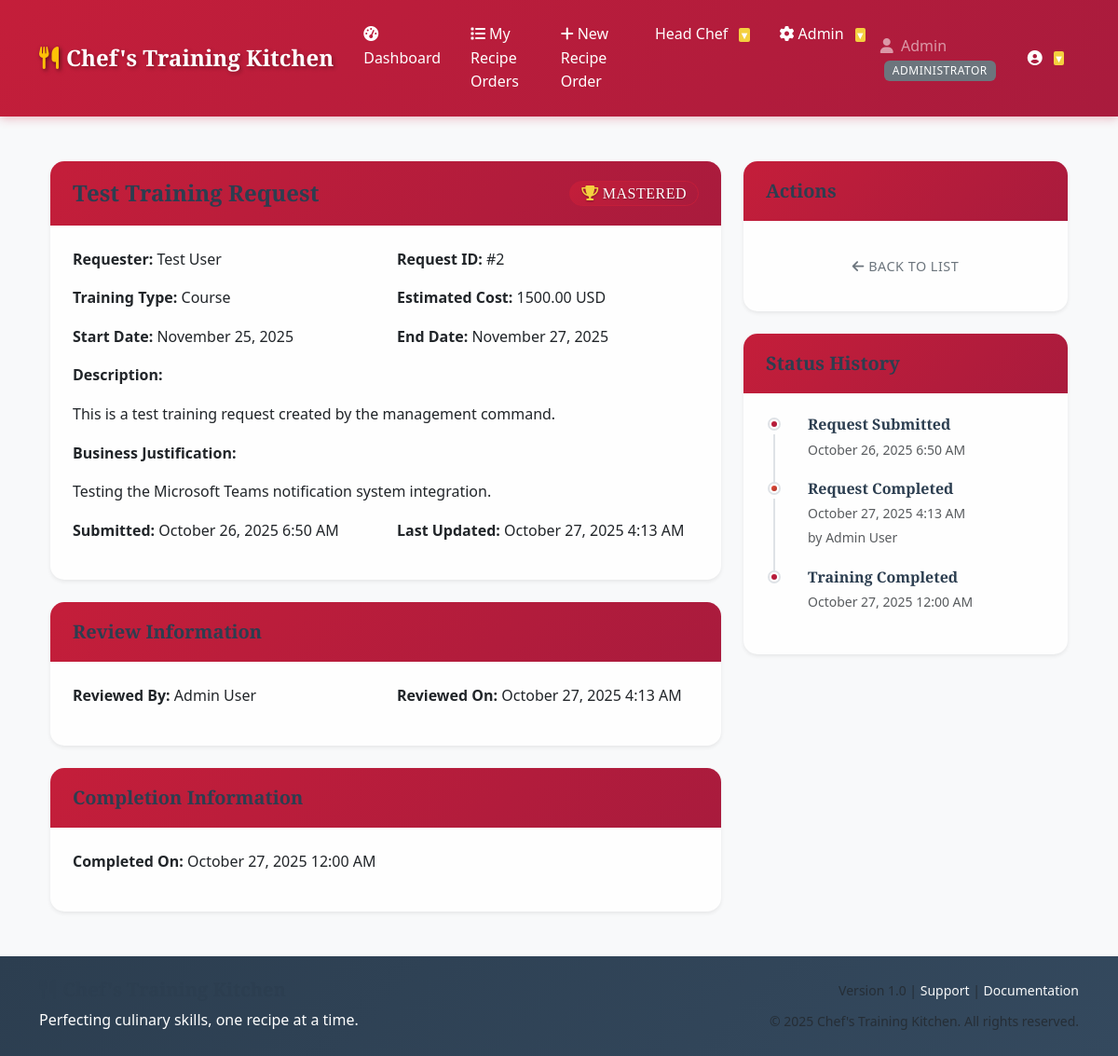
The page /requests/2/ (signed in) on the database its author committed.
### accounts/models.py (models this page shows, shortened)
class UserProfile(models.Model):
    ROLE_CHOICES = [
        ('TEAM_MEMBER', 'Team Member'),
        ('LEADERSHIP', 'Leadership'),
        ('ADMIN', 'Administrator'),
    ]
    user = models.OneToOneField(User, on_delete=models.CASCADE)
    role = models.CharField(max_length=20, choices=ROLE_CHOICES, default='TEAM_MEMBER')
    is_active = models.BooleanField(default=True)
    created_at = models.DateTimeField(auto_now_add=True)
    updated_at = models.DateTimeField(auto_now=True)
    class Meta:
        verbose_name = "User Profile"
        verbose_name_plural = "User Profiles"

### training_requests/models.py (models this page shows, shortened)
class TrainingRequest(models.Model):
    TRAINING_TYPE_CHOICES = [
        ('CONFERENCE', 'Conference'),
        ('COURSE', 'Course'),
        ('CERTIFICATION', 'Certification'),
        ('WORKSHOP', 'Workshop'),
    ]
    STATUS_CHOICES = [
        ('PENDING', 'Pending'),
        ('APPROVED', 'Approved'),
        ('DENIED', 'Denied'),
        ('COMPLETED', 'Completed'),
    ]
    requester = models.ForeignKey(
        User,
        on_delete=models.CASCADE,
        related_name='training_requests',
        help_text="User who submitted the training request"
    )
    title = models.CharField(max_length=200, help_text="Training title or name")
    description = models.TextField(help_text="Detailed description of the training")
    training_type = models.CharField(
        max_length=20,
        choices=TRAINING_TYPE_CHOICES,
        help_text="Type of training being requested"
    )
    estimated_cost = models.DecimalField(
        max_digits=10,
        decimal_places=2,
        validators=[MinValueValidator(Decimal('0.00'))],
        help_text="Estimated cost in the specified currency"
    )
    currency = models.CharField(max_length=3, default='USD', help_text="Currency code (e.g., USD, EUR)")
    start_date = models.DateField(help_text="Training start date")
    end_date = models.DateField(help_text="Training end date")
    justification = models.TextField(help_text="Business justification for the training")
    status = models.CharField(
        max_length=20,
        choices=STATUS_CHOICES,
        default='PENDING',
        help_text="Current status of the request"
    )
    reviewer = models.ForeignKey(
        User,
        on_delete=models.SET_NULL,
        null=True,
        blank=True,
        related_name='reviewed_requests',
        help_text="Leadership member who reviewed the request"
    )
    review_comments = models.TextField(
        blank=True,
        help_text="Comments from the reviewer"
    )
    reviewed_at = models.DateTimeField(
        null=True,
        blank=True,
        help_text="When the request was reviewed"
    )
    completed_at = models.DateTimeField(
        null=True,
        blank=True,
        help_text="When the training was completed"
    )
    completion_notes = models.TextField(
        blank=True,
        help_text="Notes about the training completion"
    )
    supporting_documents = models.FileField(
        upload_to='training_requests/documents/',
        blank=True,
        null=True,
        validators=[
            FileExtensionValidator(
                allowed_extensions=['pdf', 'doc', 'docx', 'txt'],
                message="Only PDF, DOC, DOCX, and TXT files are allowed."
            ),
            validate_file_size
        ],
        help_text="Optional supporting documents (PDF, DOC, DOCX, TXT, up to 10MB)"
    )
    created_at = models.DateTimeField(auto_now_add=True)
    updated_at = models.DateTimeField(auto_now=True)
    class Meta:
        verbose_name = "Training Request"
        verbose_name_plural = "Training Requests"
        ordering = ['-created_at']

### training_requests/views.py (the view)
# urls.py: path('requests/<int:pk>/', views.TrainingRequestDetailView.as_view(), name='request_detail'),
class TrainingRequestDetailView(LoginRequiredMixin, DetailView):
    model = TrainingRequest
    template_name = 'training_requests/request_detail.html'
    context_object_name = 'request'
    def get_queryset(self):
        queryset = TrainingRequest.objects.select_related('requester', 'reviewer')
        user_role = getattr(self.request.user.userprofile, 'role', 'TEAM_MEMBER')
        if user_role == 'TEAM_MEMBER':
            queryset = queryset.filter(requester=self.request.user)
        return queryset
    def get_context_data(self, **kwargs):
        context = super().get_context_data(**kwargs)
        user_role = getattr(self.request.user.userprofile, 'role', 'TEAM_MEMBER')
        context['user_role'] = user_role
        context['is_leadership'] = user_role in ['LEADERSHIP', 'ADMIN']
        context['can_approve'] = (
            user_role in ['LEADERSHIP', 'ADMIN'] and
            self.object.status == 'PENDING'
        )
        context['can_complete'] = (
            user_role in ['LEADERSHIP', 'ADMIN'] and
            self.object.status == 'APPROVED'
        )
        return context

### templates/training_requests/request_detail.html (shortened to what this page needs)
{% extends 'base.html' %}
{% load static %}
{% block content %}
<div class="container mt-4">
    <div class="row">
        <div class="col-md-8">
            <div class="card">
                <div class="card-header d-flex justify-content-between align-items-center">
                    <h4 class="mb-0">{{ request.title }}</h4>
                    {% if request.status == 'PENDING' %}
                        <span class="badge bg-warning fs-6">{{ request.get_status_display }}</span>
                    {% elif request.status == 'APPROVED' %}
                        <span class="badge bg-success fs-6">{{ request.get_status_display }}</span>
                    {% elif request.status == 'DENIED' %}
                        <span class="badge bg-danger fs-6">{{ request.get_status_display }}</span>
                    {% elif request.status == 'COMPLETED' %}
                        <span class="badge bg-primary fs-6">{{ request.get_status_display }}</span>
                    {% endif %}
                </div>
                <div class="card-body">
                    <div class="row mb-3">
                        <div class="col-md-6">
                            <strong>Requester:</strong> {{ request.requester.get_full_name|default:request.requester.username }}
                        </div>
                        <div class="col-md-6">
                            <strong>Request ID:</strong> #{{ request.id }}
                        </div>
                    </div>
                    <div class="row mb-3">
                        <div class="col-md-6">
                            <strong>Training Type:</strong> {{ request.get_training_type_display }}
                        </div>
                        <div class="col-md-6">
                            <strong>Estimated Cost:</strong> {{ request.estimated_cost }} {{ request.currency }}
                        </div>
                    </div>
                    <div class="row mb-3">
                        <div class="col-md-6">
                            <strong>Start Date:</strong> {{ request.start_date|date:"F d, Y" }}
                        </div>
                        <div class="col-md-6">
                            <strong>End Date:</strong> {{ request.end_date|date:"F d, Y" }}
                        </div>
                    </div>
                    <div class="mb-3">
                        <strong>Description:</strong>
                        <p class="mt-2">{{ request.description|linebreaks }}</p>
                    </div>
                    <div class="mb-3">
                        <strong>Business Justification:</strong>
                        <p class="mt-2">{{ request.justification|linebreaks }}</p>
                    </div>
                    <div class="row mb-3">
                        <div class="col-md-6">
                            <strong>Submitted:</strong> {{ request.created_at|date:"F d, Y g:i A" }}
                        </div>
                        {% if request.updated_at != request.created_at %}
                            <div class="col-md-6">
                                <strong>Last Updated:</strong> {{ request.updated_at|date:"F d, Y g:i A" }}
                            </div>
                        {% endif %}
                    </div>
                </div>
            </div>
            {% if request.reviewer or request.review_comments %}
                <div class="card mt-4">
                    <div class="card-header">
                        <h5 class="mb-0">Review Information</h5>
                    </div>
                    <div class="card-body">
                        {% if request.reviewer %}
                            <div class="row mb-3">
                                <div class="col-md-6">
                                    <strong>Reviewed By:</strong> {{ request.reviewer.get_full_name|default:request.reviewer.username }}
                                </div>
                                {% if request.reviewed_at %}
                                    <div class="col-md-6">
                                        <strong>Reviewed On:</strong> {{ request.reviewed_at|date:"F d, Y g:i A" }}
                                    </div>
                                {% endif %}
                            </div>
                        {% endif %}
                    </div>
                </div>
            {% endif %}
            {% if request.status == 'COMPLETED' %}
                <div class="card mt-4">
                    <div class="card-header">
                        <h5 class="mb-0">Completion Information</h5>
                    </div>
                    <div class="card-body">
                        {% if request.completed_at %}
                            <div class="mb-3">
                                <strong>Completed On:</strong> {{ request.completed_at|date:"F d, Y g:i A" }}
                            </div>
                        {% endif %}
                    </div>
                </div>
            {% endif %}
        </div>
        <div class="col-md-4">
            <div class="card">
                <div class="card-header">
                    <h5 class="mb-0">Actions</h5>
                </div>
                <div class="card-body">
                    <div class="d-grid gap-2">
                        <a href="{% url 'training_requests:request_list' %}" class="btn btn-outline-secondary">
                            <i class="fas fa-arrow-left"></i> Back to List
                        </a>
                    </div>
                </div>
            </div>
            <div class="card mt-4">
                <div class="card-header">
                    <h5 class="mb-0">Status History</h5>
                </div>
                <div class="card-body">
                    <div class="timeline">
                        <div class="timeline-item">
                            <div class="timeline-marker bg-primary"></div>
                            <div class="timeline-content">
                                <h6 class="mb-1">Request Submitted</h6>
                                <small class="text-muted">{{ request.created_at|date:"F d, Y g:i A" }}</small>
                            </div>
                        </div>
                        {% if request.reviewed_at %}
                            <div class="timeline-item">
                                <div class="timeline-marker {% if request.status == 'APPROVED' %}bg-success{% else %}bg-danger{% endif %}"></div>
                                <div class="timeline-content">
                                    <h6 class="mb-1">Request {{ request.get_status_display }}</h6>
                                    <small class="text-muted">{{ request.reviewed_at|date:"F d, Y g:i A" }}</small>
                                    {% if request.reviewer %}
                                        <br><small class="text-muted">by {{ request.reviewer.get_full_name|default:request.reviewer.username }}</small>
                                    {% endif %}
                                </div>
                            </div>
                        {% endif %}
                        {% if request.completed_at %}
                            <div class="timeline-item">
                                <div class="timeline-marker bg-primary"></div>
                                <div class="timeline-content">
                                    <h6 class="mb-1">Training Completed</h6>
                                    <small class="text-muted">{{ request.completed_at|date:"F d, Y g:i A" }}</small>
                                </div>
                            </div>
                        {% endif %}
                    </div>
                </div>
            </div>
        </div>
    </div>
</div>
{% endblock %}

### templates/base.html (shortened to what this page needs)
<!DOCTYPE html>
<html lang="en">
<head>
    <link href="https://cdn.jsdelivr.net/npm/bootstrap@5.3.0/dist/css/bootstrap.min.css" rel="stylesheet">
    <link rel="stylesheet" href="https://cdnjs.cloudflare.com/ajax/libs/font-awesome/6.4.0/css/all.min.css">
    {% load static %}
    <link rel="stylesheet" href="{% static 'css/restaurant-theme.css' %}">
    <link rel="stylesheet" href="{% static 'css/restaurant-animations.css' %}">
</head>
<body>
    <nav class="navbar navbar-expand-lg navbar-dark bg-dark">
        <div class="container">
            <a class="navbar-brand" href="{% if user.is_authenticated %}{% url 'training_requests:dashboard' %}{% else %}{% url 'accounts:login' %}{% endif %}">
                <i class="fas fa-utensils me-2"></i>Chef's Training Kitchen
            </a>
            {% if user.is_authenticated %}
            <div class="collapse navbar-collapse" id="navbarNav">
                <ul class="navbar-nav me-auto">
                    <li class="nav-item">
                        <a class="nav-link" href="{% url 'training_requests:dashboard' %}">
                            <i class="fas fa-tachometer-alt me-1"></i>Dashboard
                        </a>
                    </li>
                    <li class="nav-item">
                        <a class="nav-link" href="{% url 'training_requests:request_list' %}">
                            <i class="fas fa-list me-1"></i>My Recipe Orders
                        </a>
                    </li>
                    <li class="nav-item">
                        <a class="nav-link" href="{% url 'training_requests:create_request' %}">
                            <i class="fas fa-plus me-1"></i>New Recipe Order
                        </a>
                    </li>
                    {% if user.userprofile.role == 'LEADERSHIP' or user.userprofile.role == 'ADMIN' %}
                    <li class="nav-item dropdown">
                        <a class="nav-link dropdown-toggle position-relative" href="#" id="leadershipDropdown" role="button" data-bs-toggle="dropdown">
                            Head Chef
                        </a>
                    </li>
                    {% endif %}
                    {% if user.userprofile.role == 'ADMIN' %}
                    <li class="nav-item dropdown">
                        <a class="nav-link dropdown-toggle" href="#" id="adminDropdown" role="button" data-bs-toggle="dropdown">
                            <i class="fas fa-cog me-1"></i>Admin
                        </a>
                    </li>
                    {% endif %}
                </ul>
                <div class="navbar-nav user-info">
                    <div class="navbar-text">
                        <i class="fas fa-user me-1"></i>
                        {{ user.first_name|default:user.username }}
                        {% if user.userprofile %}
                            <span class="badge bg-secondary role-badge ms-1">{{ user.userprofile.get_role_display }}</span>
                        {% endif %}
                    </div>
                    <div class="nav-item dropdown">
                        <a class="nav-link dropdown-toggle" href="#" id="userDropdown" role="button" data-bs-toggle="dropdown">
                            <i class="fas fa-user-circle"></i>
                        </a>
                    </div>
                </div>
            </div>
            {% endif %}
        </div>
    </nav>
    <div class="container mt-4">
        {% block content %}
        {% endblock %}
    </div>
    {% include 'components/footer.html' %}
    {% load static %}
</body>
</html>

### rows shown on the page
TrainingRequest: title "Test Training Request", requester.get_full_name "Test User", id "2", training_type "Course", estimated_cost "1500.00", currency "USD", start_date "November 25, 2025", end_date "November 27, 2025", description "This is a test training request created by the management command.", justification "Testing the Microsoft Teams notification system integration.", created_at "October 26, 2025 6:50 AM", updated_at "October 27, 2025 4:13 AM", reviewer.get_full_name "Admin User", reviewed_at "October 27, 2025 4:13 AM", completed_at "October 27, 2025 12:00 AM", status "Completed"

### other values the page prints
{{ user.first_name|default:user.username }} "Admin"
{{ user.userprofile.get_role_display }} "ADMINISTRATOR"
